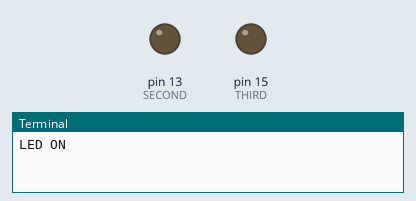
A program run on a simulated Raspberry Pi (header pin numbers). On the bench: output pins drawn as LEDs (lit = HIGH), the last lines printed to the terminal. Pins used as bus, display or sensor lines are not drawn.

Above: at 1.2 s.
At 2.7 s:
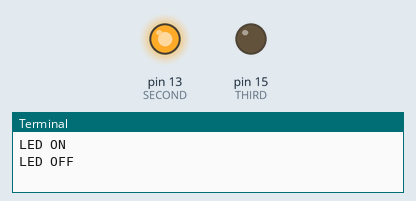
At 3.7 s:
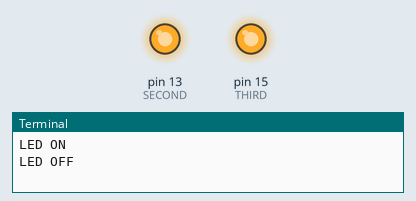
At 4.7 s:
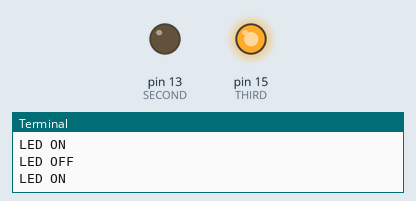
Timing chart, 0 to 5.2 s (numbered marks = the images above):
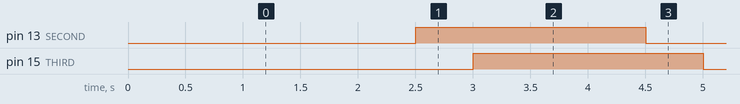

The program:

triple_transistor.py
```python
#!/usr/bin/env python3
"""Turning a LED on/off with 5V input voltage with a NPN-transistor"""

from time import sleep
import RPi.GPIO as GPIO

GPIO.setmode(GPIO.BOARD)

class LED:
    """Creating a LED, mapping it and turning it on/off"""
    def __init__(self, PIN):
        self.pin, self.inout = PIN, GPIO.OUT
        GPIO.setup(self.pin, self.inout)
    def turn_on(self):
        """Turning on the LED"""
        GPIO.output(self.pin, GPIO.LOW)
    def turn_off(self):
        """Turning off the LED"""
        GPIO.output(self.pin, GPIO.HIGH)
#configuration
FIRST = LED(11)
SECOND = LED(13)
THIRD = LED(15)
#program
try:
    while True:
        print("LED ON")
        FIRST.turn_on()
        sleep(0.5)
        SECOND.turn_on()
        sleep(0.5)
        THIRD.turn_on()
        sleep(1)
        print("LED OFF")
        FIRST.turn_off()
        sleep(0.5)
        SECOND.turn_off()
        sleep(0.5)
        THIRD.turn_off()
        sleep(1)
except KeyboardInterrupt:
    print("Programm canceled through KeyInterrupt.")
finally:
    print("Cleaning up...")
    GPIO.cleanup()
print("Finished script!")
```

Measured:
- by itself, pin 13 (SECOND), pin 15 (THIRD): alternates HIGH for 2.0 s and LOW for 2.0 s
- by itself, everything shown: repeats every 4.0 s, in 4 steps
